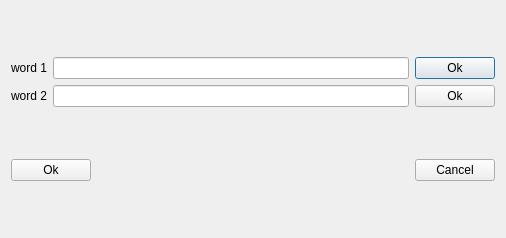
<?xml version="1.0" encoding="UTF-8"?>
<ui version="4.0">
 <class>Dialog</class>
 <widget class="QDialog" name="Dialog">
  <property name="geometry">
   <rect>
    <x>0</x>
    <y>0</y>
    <width>506</width>
    <height>238</height>
   </rect>
  </property>
  <property name="windowTitle">
   <string>Dialog</string>
  </property>
  <layout class="QVBoxLayout" name="verticalLayout">
   <item>
    <layout class="QGridLayout" name="gridLayout">
     <item row="0" column="1">
      <widget class="QLineEdit" name="lineEdit"/>
     </item>
     <item row="0" column="0">
      <widget class="QLabel" name="label">
       <property name="text">
        <string>word 1</string>
       </property>
      </widget>
     </item>
     <item row="1" column="1">
      <widget class="QLineEdit" name="lineEdit_2"/>
     </item>
     <item row="0" column="2">
      <widget class="QPushButton" name="pushButton">
       <property name="text">
        <string>Ok</string>
       </property>
      </widget>
     </item>
     <item row="1" column="0">
      <widget class="QLabel" name="label_2">
       <property name="text">
        <string>word 2</string>
       </property>
      </widget>
     </item>
     <item row="1" column="2">
      <widget class="QPushButton" name="pushButton_2">
       <property name="text">
        <string>Ok</string>
       </property>
      </widget>
     </item>
    </layout>
   </item>
   <item>
    <layout class="QHBoxLayout" name="horizontalLayout">
     <item>
      <widget class="QPushButton" name="pushButton_3">
       <property name="text">
        <string>Ok</string>
       </property>
      </widget>
     </item>
     <item>
      <spacer name="horizontalSpacer">
       <property name="orientation">
        <enum>Qt::Horizontal</enum>
       </property>
       <property name="sizeHint" stdset="0">
        <size>
         <width>40</width>
         <height>20</height>
        </size>
       </property>
      </spacer>
     </item>
     <item>
      <widget class="QPushButton" name="pushButton_4">
       <property name="text">
        <string>Cancel</string>
       </property>
      </widget>
     </item>
    </layout>
   </item>
  </layout>
 </widget>
 <resources/>
 <connections/>
</ui>
